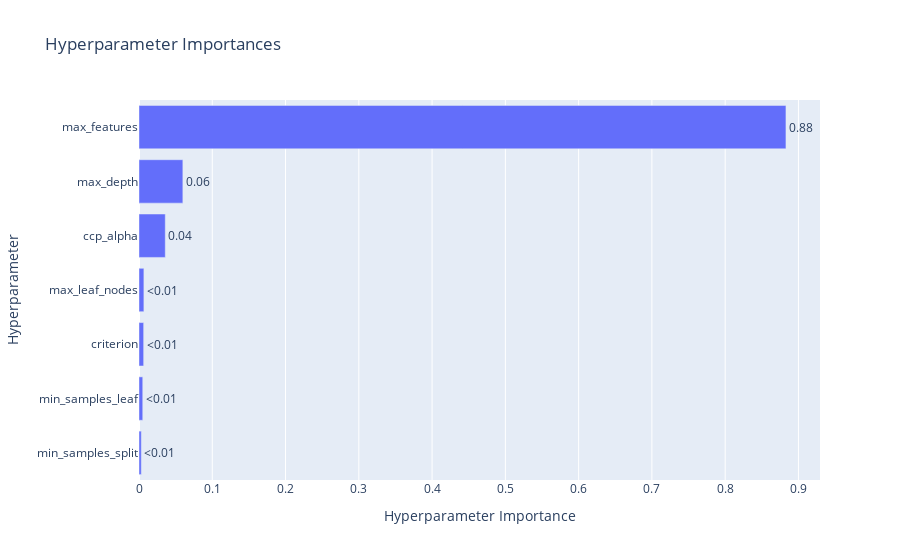

The code cell stored with this chart in its notebook:
### Code cell
visualizations['param_importances']

### Figure 1 — Plotly figure (JSON) as saved in the notebook; plotly's stock layout.template omitted (floating-point values rounded to 4 significant figures)
{"data": [{"cliponaxis": false, "hovertemplate": ["min_samples_split (IntDistribution): 0.003164455312070243<extra></extra>", "min_samples_leaf (IntDistribution): 0.0051354504483502395<extra></extra>", "criterion (CategoricalDistribution): 0.006357405039924498<extra></extra>", "max_leaf_nodes (IntDistribution): 0.0066765018731629365<extra></extra>", "ccp_alpha (FloatDistribution): 0.03586583082699892<extra></extra>", "max_depth (IntDistribution): 0.05985642344361284<extra></extra>", "max_features (CategoricalDistribution): 0.8829439330558804<extra></extra>"], "name": "Objective Value", "orientation": "h", "text": ["<0.01", "<0.01", "<0.01", "<0.01", "0.04", "0.06", "0.88"], "textposition": "outside", "type": "bar", "x": [0.003164, 0.005135, 0.006357, 0.006677, 0.03587, 0.05986, 0.8829], "y": ["min_samples_split", "min_samples_leaf", "criterion", "max_leaf_nodes", "ccp_alpha", "max_depth", "max_features"]}], "layout": {"title": {"text": "Hyperparameter Importances"}, "xaxis": {"title": {"text": "Hyperparameter Importance"}}, "yaxis": {"title": {"text": "Hyperparameter"}}}}
